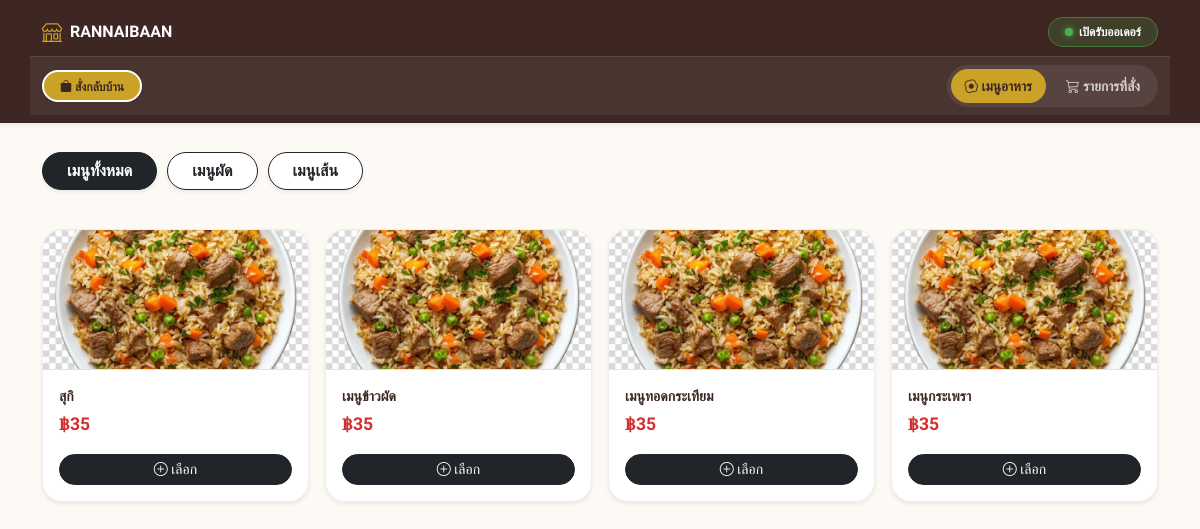
Screenshot of /qr_table/menu_dinein.php with the database file from the repository.
### tables this page shows
CREATE TABLE `owner` (
  `owner_id` int(11) NOT NULL AUTO_INCREMENT,
  `username` varchar(50) NOT NULL,
  `password` varchar(255) NOT NULL,
  `email` varchar(100) DEFAULT NULL,
  `name` varchar(100) DEFAULT NULL,
  `phone` varchar(20) DEFAULT NULL,
  `logo_url` varchar(255) DEFAULT 'default_logo.png',
  `promptpay_qr` varchar(255) DEFAULT NULL,
  `bank_info` text DEFAULT NULL,
  `restaurant_name` varchar(255) DEFAULT NULL,
  `address` text DEFAULT NULL,
  `open_time` time DEFAULT NULL,
  `close_time` time DEFAULT NULL,
  `is_shop_open` tinyint(1) DEFAULT 0,
  `is_dinein_open` tinyint(1) NOT NULL DEFAULT 1,
  `is_takeaway_open` tinyint(1) NOT NULL DEFAULT 1,
  `max_queue` int(11) DEFAULT 20,
  `close_reason` varchar(255) DEFAULT '',
  `created_at` datetime DEFAULT current_timestamp(),
  `last_login` datetime DEFAULT NULL,
  `is_active` tinyint(1) DEFAULT 1,
  PRIMARY KEY (`owner_id`),
  UNIQUE KEY `username` (`username`)
);

CREATE TABLE `category` (
  `category_id` int(11) NOT NULL AUTO_INCREMENT,
  `category_name` varchar(100) NOT NULL,
  `is_active` tinyint(1) DEFAULT 1,
  PRIMARY KEY (`category_id`)
);

CREATE TABLE `item` (
  `item_id` int(11) NOT NULL AUTO_INCREMENT,
  `sku` varchar(30) DEFAULT NULL,
  `name` varchar(150) NOT NULL,
  `price` decimal(10,2) NOT NULL DEFAULT 0.00,
  `category_id` int(11) DEFAULT NULL,
  `subcategory_id` int(11) DEFAULT NULL,
  `description` text DEFAULT NULL,
  `image_url` varchar(255) DEFAULT NULL,
  `is_active` tinyint(1) DEFAULT 1,
  `created_at` datetime DEFAULT current_timestamp(),
  `stock_qty` int(11) NOT NULL DEFAULT 50,
  `reorder_point` int(11) NOT NULL DEFAULT 5,
  `use_stock` tinyint(1) NOT NULL DEFAULT 1,
  `is_featured` tinyint(1) NOT NULL DEFAULT 0,
  `stock_pool_id` int(11) DEFAULT NULL,
  PRIMARY KEY (`item_id`),
  UNIQUE KEY `sku_unique` (`sku`),
  KEY `category_id` (`category_id`),
  KEY `subcategory_id` (`subcategory_id`),
  KEY `fk_item_stock_pool` (`stock_pool_id`),
  CONSTRAINT `item_ibfk_1` FOREIGN KEY (`category_id`) REFERENCES `category` (`category_id`) ON DELETE SET NULL,
  CONSTRAINT `item_ibfk_2` FOREIGN KEY (`subcategory_id`) REFERENCES `subcategory` (`subcategory_id`) ON DELETE SET NULL,
  CONSTRAINT `fk_item_stock_pool` FOREIGN KEY (`stock_pool_id`) REFERENCES `stock_pool` (`pool_id`) ON DELETE SET NULL
);

### includes/db.php (called while the page is built, shortened)
<?php
$db_config_path = __DIR__ . '/db_config.php';
$db_config = file_exists($db_config_path) ? require $db_config_path : [];
$host = $db_config['host'] ?? 'localhost';
$user = $db_config['user'] ?? 'root';
$pass = $db_config['pass'] ?? '';
$db   = $db_config['db'] ?? 'restaurant_db1';
$is_localhost = in_array($_SERVER['REMOTE_ADDR'] ?? '', ['127.0.0.1', '::1']);
$conn = new mysqli($host, $user, $pass, $db);
$conn->set_charset("utf8mb4");
if ($is_localhost) {
    foreach ($migrations as $sql) {
        try {
            $conn->query($sql);
        } catch (Throwable $e) {
        }
    }
}
$query = "SELECT * FROM owner WHERE owner_id = 1 LIMIT 1";
$result = $conn->query($query);
if ($result && $result->num_rows > 0) {
    $store = $result->fetch_assoc();
} else {
    $store = [
        'restaurant_name' => 'My Restaurant',
        'is_shop_open' => 1
    ];
}
?>

### qr_table/menu_dinein.php (the view, shortened to what this page needs)
<?php
require_once '../includes/db.php';
$store ??= [];
    ?>
    <?php
$table_display = $_SESSION['table_number'] ?? '';
function dinein_url($extra = '') {
    $parts = [];
    if ($extra !== '') { $parts[] = $extra; }
    return empty($parts) ? '' : ('?' . implode('&', $parts));
}
$current_cat_id = isset($_GET['cat_id']) ? intval($_GET['cat_id']) : 0;
$active_tab = (isset($_GET['tab']) && $_GET['tab'] === 'cart') ? 'cart' : 'menu';
$nav_active_tab = $active_tab;
include '../includes/header_dinein.php';
include '../includes/nav_dinein.php';
?>
<link rel="stylesheet" href="<?= BASE_URL ?>assets/css/menu-dinein.css?v=<?= time() ?>">
<div class="container py-4">
    <?php if($store['is_shop_open'] == 0): ?>
        <div class="alert alert-danger text-center rounded-4 shadow-sm border-0 py-5">
            <h4 class="fw-bold mb-2"><i class="bi bi-door-closed-fill text-danger"></i> ขณะนี้ร้านปิดให้บริการ</h4>
            <p class="mb-0 text-muted">ขออภัยในความไม่สะดวกครับ</p>
            <?php if (!empty($store['close_reason'])): ?>
                <p class="mt-3 mb-0 fw-bold" style="color: var(--cafe-brown, #795548);">
                    <i class="bi bi-info-circle-fill me-1"></i><?= htmlspecialchars($store['close_reason']) ?>
                </p>
            <?php endif; ?>
        </div>
    <?php else: ?>
    <div id="tab-menu" class="dinein-tab-pane" style="<?= $active_tab === 'cart' ? 'display:none;' : '' ?>">
    <div class="scroll-horizontal mb-4">
        <a href="menu_dinein.php<?= dinein_url() ?>" class="btn <?= ($current_cat_id == 0) ? 'btn-dark' : 'btn-outline-dark bg-white' ?> rounded-pill px-4 flex-shrink-0 fw-bold shadow-sm">
            เมนูทั้งหมด
        </a>
        <?php
        $categories = $conn->query("SELECT * FROM category WHERE is_active = 1");
        if ($categories && $categories->num_rows > 0):
            while ($cat = $categories->fetch_assoc()):
                $is_active_cat = ($current_cat_id == $cat['category_id']) ? 'btn-dark' : 'btn-outline-dark bg-white';
        ?>
                <a href="menu_dinein.php<?= dinein_url('cat_id=' . $cat['category_id']) ?>" class="btn <?= $is_active_cat ?> rounded-pill px-4 flex-shrink-0 fw-bold shadow-sm">
                    <?= htmlspecialchars($cat['category_name']) ?>
                </a>
        <?php
            endwhile;
        endif;
        ?>
    </div>
    <div class="row g-3">
        <?php
        $items_stmt = $conn->prepare("SELECT i.*, COALESCE(sp.stock_qty, i.stock_qty) AS effective_stock_qty FROM item i LEFT JOIN category c ON i.category_id = c.category_id LEFT JOIN stock_pool sp ON sp.pool_id = i.stock_pool_id WHERE i.is_active = 1 AND (c.is_active = 1 OR i.category_id IS NULL) AND (? = 0 OR i.category_id = ?) ORDER BY i.item_id DESC");
        $items_stmt->bind_param("ii", $current_cat_id, $current_cat_id);
        $items_stmt->execute();
        $items = $items_stmt->get_result();
        if($items && $items->num_rows > 0):
            while($m = $items->fetch_assoc()):
                $m_id = $m['item_id'];
                $price = $m['price'];
                $is_out_of_stock = (!empty($m['use_stock']) && intval($m['effective_stock_qty']) <= 0);
                $img_path = !empty($m['image_url']) ? "../assets/images/items/" . $m['image_url'] : "../assets/images/items/default_food.jpg";
        ?>
            <div class="col-6 col-md-4 col-lg-3">
                <div class="menu-card h-100 shadow-sm <?= $is_out_of_stock ? 'opacity-75' : '' ?>" <?= !$is_out_of_stock ? 'data-bs-toggle="modal" data-bs-target="#itemModal'.$m_id.'"' : '' ?>>
                    <img src="<?= htmlspecialchars($img_path) ?>" class="w-100" style="height: 140px; object-fit: cover;" onerror="this.src='../assets/images/items/default_food.jpg'">
                    <div class="p-3">
                        <div class="fw-bold small text-truncate mb-1"><?= htmlspecialchars($m['name']) ?></div>
                        <div class="d-flex align-items-center gap-1 flex-wrap mb-2">
                            <span class="price-normal">฿<?= number_format($price, 0) ?></span>
                        </div>
                        <?php if($is_out_of_stock): ?>
                            <button class="btn btn-secondary btn-sm w-100 rounded-pill mt-2" disabled><i class="bi bi-x-circle"></i> สินค้าหมด</button>
                        <?php else: ?>
                            <button class="btn btn-dark btn-sm w-100 rounded-pill mt-2"><i class="bi bi-plus-circle"></i> เลือก</button>
                        <?php endif; ?>
                    </div>
                </div>
            </div>
            <?php endwhile; ?>
        <?php endif; ?>
    </div>
    </div>
    <?php endif;  ?>
</div>
<?php include '../includes/footer_dinein.php'; ?>

### includes/nav_dinein.php (shortened to what this page needs)
<?php
$nav_has_table = isset($_SESSION['table_id']);
$nav_table_no = $_SESSION['table_number'] ?? '';
$nav_order_type = $_SESSION['order_type'] ?? null;
$current_page = basename($_SERVER['PHP_SELF']);
$nav_cart_qty = $nav_cart_qty ?? 0;
$nav_active_tab = $nav_active_tab ?? 'menu';
$nav_is_shop_open = isset($store['is_shop_open']) ? intval($store['is_shop_open']) : 1;
$nav_menu_url = '../qr_table/menu_dinein.php' . ($nav_has_table ? '?table=' . urlencode($nav_table_no) : '');
?>
<nav class="navbar sticky-top shadow-sm auto-hide-header" style="background-color: var(--cafe-dark);">
    <div class="container d-flex justify-content-between align-items-center py-1">
        <div class="d-flex align-items-center">
            <a class="navbar-brand fw-bold d-flex align-items-center text-white m-0" href="<?= $nav_menu_url ?>">
                <?php if (!empty($store['logo_url']) && $store['logo_url'] !== 'default_logo.png'): ?>
                    <img src="<?= BASE_URL ?>assets/images/logos/<?= htmlspecialchars($store['logo_url']) ?>" alt="logo" style="width:24px;height:24px;object-fit:cover;border-radius:50%;" class="me-2">
                <?php else: ?>
                    <i class="bi bi-shop me-2" style="color: var(--cafe-gold);"></i>
                <?php endif; ?>
                <span class="fs-6 text-truncate" style="max-width: 150px;">
                    <?= htmlspecialchars($store['restaurant_name'] ?? 'ร้านของเรา') ?>
                </span>
            </a>
        </div>
        <div class="d-flex align-items-center gap-2">
            <span class="badge rounded-pill px-3 py-2 fw-bold shadow-sm dinein-status-badge <?= $nav_is_shop_open ? 'is-open' : 'is-closed' ?>">
                <span class="status-dot"></span> <?= $nav_is_shop_open ? 'เปิดรับออเดอร์' : 'ปิดรับออเดอร์' ?>
            </span>
        </div>
    </div>
    <?php if ($current_page === 'menu_dinein.php'): ?>
    <div class="container d-flex justify-content-between align-items-center dinein-subrow py-2">
        <span class="badge rounded-pill px-3 py-2 fw-bold shadow-sm" style="background-color: var(--cafe-gold); color: var(--cafe-dark); border: 2px solid #fff;">
            <?php if ($nav_order_type === 'takeaway'): ?>
                <i class="bi bi-bag-fill"></i> สั่งกลับบ้าน
            <?php else: ?>
                <i class="bi bi-shop"></i> โต๊ะ <?= htmlspecialchars($nav_table_no) ?>
            <?php endif; ?>
        </span>
        <div class="dinein-tabs" role="tablist">
            <button type="button" class="dinein-tab <?= $nav_active_tab === 'menu' ? 'active' : '' ?>" onclick="dineinSwitchTab('menu')">
                <i class="bi bi-egg-fried"></i> เมนูอาหาร
            </button>
            <button type="button" class="dinein-tab <?= $nav_active_tab === 'cart' ? 'active' : '' ?>" onclick="dineinSwitchTab('cart')">
                <i class="bi bi-cart3"></i> รายการที่สั่ง<span id="cartTabBadgeText"><?= $nav_cart_qty > 0 ? ' (' . $nav_cart_qty . ')' : '' ?></span>
            </button>
        </div>
    </div>
    <?php endif; ?>
</nav>

### assets/css/nav.css (style rules this page uses)
:root { --main-orange: #D88C70; --dark-brown: #3C2F27; --light-brown: #E6D5C3; --light-bg: #FAF6F0; --soft-brown: #E8E1D9; }
body { font-family: 'Sarabun', sans-serif; background-color: var(--light-bg); color: var(--dark-brown); }
.menu-card { background: white; border-radius: 15px; overflow: hidden; box-shadow: 0 4px 10px rgba(60, 47, 39, 0.05); cursor: pointer; transition: transform 0.2s; border: 1px solid var(--soft-brown); }
.menu-card img { width: 100%; height: 140px; object-fit: cover; border-bottom: 1px solid var(--soft-brown); }
.dinein-status-badge { display: inline-flex; align-items: center; gap: 6px; background-color: rgba(255,255,255,0.12); color: #fff; border: 1px solid rgba(255,255,255,0.25); }
.dinein-status-badge .status-dot { width: 8px; height: 8px; border-radius: 50%; display: inline-block; background-color: #6c757d; }
.dinein-status-badge.is-open { background-color: rgba(76, 175, 80, 0.18); border-color: rgba(76, 175, 80, 0.5); }
.dinein-status-badge.is-open .status-dot { background-color: #4caf50; box-shadow: 0 0 6px #4caf50; }
.dinein-subrow { background-color: rgba(255,255,255,0.06); border-top: 1px solid rgba(255,255,255,0.1); }
.dinein-tabs { display: flex; gap: 6px; background: rgba(255,255,255,0.08); border-radius: 50px; padding: 4px; }
.dinein-tab { border: none; background: transparent; color: rgba(255,255,255,0.75); font-weight: bold; font-size: 0.85rem; padding: 7px 14px; border-radius: 50px; transition: 0.2s; white-space: nowrap; }
.dinein-tab.active { background-color: var(--cafe-gold, #c9a227); color: var(--cafe-dark, #3e2723); }

### assets/css/customer.css (style rules this page uses)
:root { --main-brown: #795548; --dark-brown: #3e2723; --light-brown: #d7ccc8; --bg-soft: #fdfaf5; --cafe-brown: var(--main-brown); --cafe-dark: var(--dark-brown); --cafe-gold: #c9a227; }
body { font-family: 'Sarabun', sans-serif; background-color: var(--bg-soft); color: var(--dark-brown); margin: 0; padding: 0; }

### assets/css/menu-dinein.css (style rules this page uses)
:root { --cafe-brown: #795548; --cafe-dark: #3e2723; }
body { background-color: #fdfaf5; font-family: 'Sarabun', sans-serif; padding-bottom: 100px; }
.scroll-horizontal { display: flex; overflow-x: auto; flex-wrap: nowrap; -webkit-overflow-scrolling: touch; gap: 10px; padding-bottom: 15px; padding-top: 5px; }
.menu-card { background: white; border-radius: 20px; overflow: hidden; transition: 0.3s; cursor: pointer; border: 1px solid #eee; position: relative; }
.price-normal { color: #d32f2f; font-weight: bold; font-size: 1.1rem; }

### rows the page displays
owner: restaurant_name "RANNAIBAAN"
category: category_name "เมนูผัด"
category: category_name "เมนูเส้น"
item: name "สุกิ", price "35", use_stock 1 (drawn)
item: name "เมนูข้าวผัด", price "35", use_stock 1 (drawn)
item: name "เมนูทอดกระเทียม", price "35", use_stock 1 (drawn)
item: name "เมนูกระเพรา", price "35", use_stock 1 (drawn)
